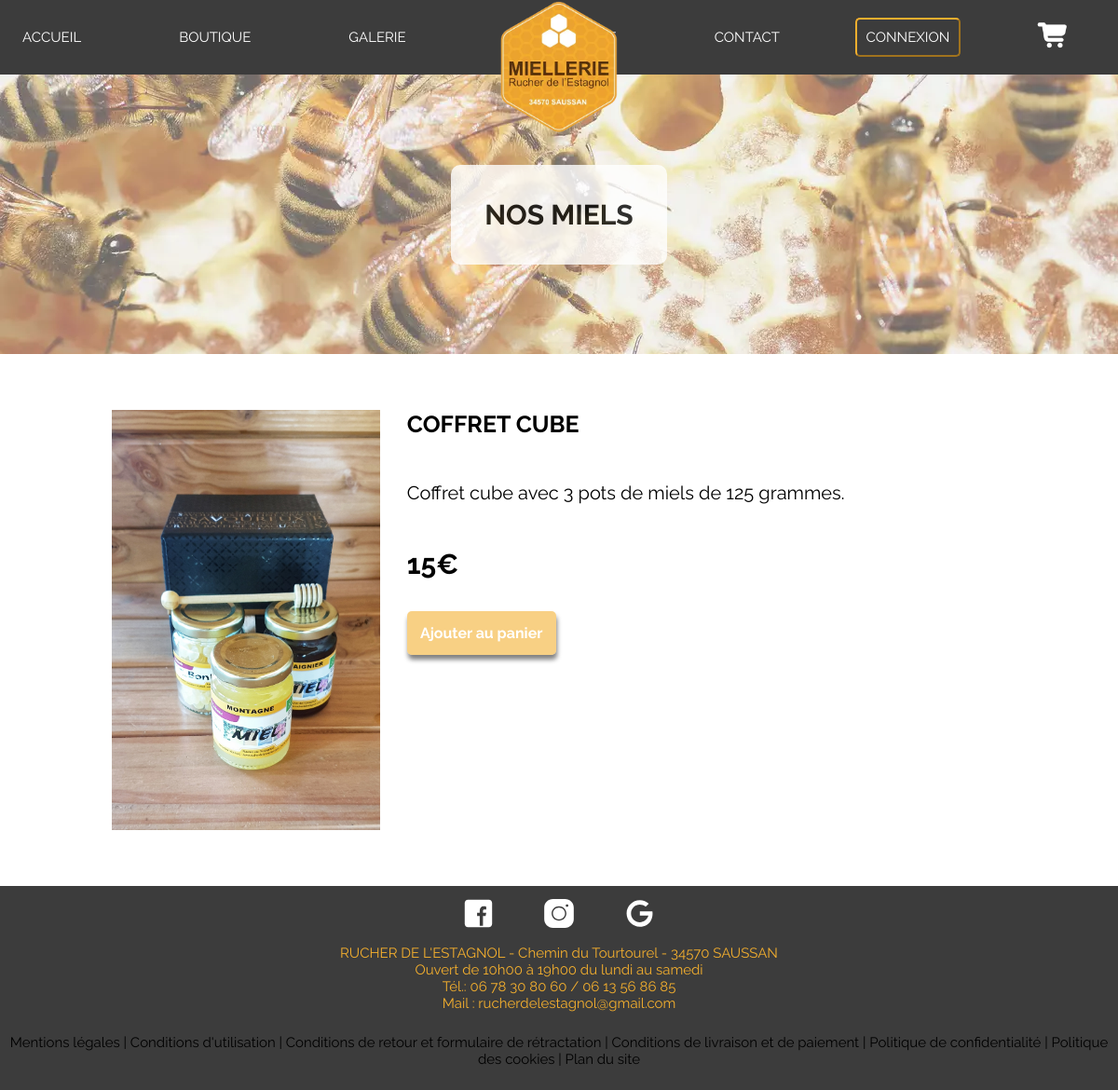
Screenshot of /pages/pageProduit.php?selectionner=5 with the database file from the repository.
### tables this page shows
CREATE TABLE IF NOT EXISTS `produits` (
  `id_produit` int(11) NOT NULL AUTO_INCREMENT,
  `nom_produit` varchar(50) NOT NULL,
  `description_produit` text NOT NULL,
  `prix_produit` float NOT NULL,
  `stock_produit` int(11) DEFAULT NULL,
  `image_produit` varchar(200) NOT NULL,
  `id_categorie` int(11) NOT NULL,
  PRIMARY KEY (`id_produit`),
  KEY `fk_appartenir_categories` (`id_categorie`)
);

### pages/pageProduit.php (the view, shortened to what this page needs)
<!DOCTYPE html>
<html lang="fr">
<head>
  <link rel="stylesheet" href="../style.css" />
</head>
<body>
  <header>
    <?php
    require('../elements/navBarre.php')
    ?>
    <section class="slide">
      <div class="titres">
        <div class="nosMiels">Nos miels</div>
      </div>
    </section>
  </header>
  <section>
<?php
if(!empty($_GET['selectionner'])){
  $idProduit = $_GET['selectionner'];
  $afficherProduit = $bdd->query('SELECT * FROM produits WHERE id_produit = '.$idProduit)->fetch();
    echo '<article class="produitContenu">
    <img src="../images/imagesProduits/' .$afficherProduit['image_produit'] .'" class="imgProduit alt=""">
    <div class="produitDroite">
    <p class="produitNom">' . $afficherProduit['nom_produit'] . '</p>
    <p class="produitDescription">' . $afficherProduit['description_produit'] . '</p>
    <p class="produitPrix">' . $afficherProduit['prix_produit'] . '€</p>
    <a class="ajouterProduit">Ajouter au panier</a>
    </div>
    </article>';
}
?>
  </section>
  <?php
  require('../elements/footer.php');
  ?>
</body>
</html>

### style.css (style rules this page uses)
* { margin: 0px; --navColor:rgb(60,60,60); --white:rgb(255,255,255); --jaunepale: rgb(253,247,233); --jaune:rgb(244,175,46); --jauneClair:rgba(244, 175, 46, 0.59); font-family: 'Raleway', sans-serif; }
body { position: relative; }
.slide { background-image: url("images/header.webp"); height: 300px; display: flex; justify-content: center; }
.titres { align-self: center; background-color:white; opacity: 0.8; z-index: 2; border-radius: 10px; }
.titres { text-transform: uppercase; font-weight: bold; font-size: 30px ; padding: 3%; text-align: center; }
.produitContenu { margin : 5% 10%; display: flex; }
.imgProduit { width: 30%; object-fit: cover; margin-right: 3%; }
.produitNom { font-size: 25px; text-transform: uppercase; font-weight: bold; margin-bottom: 10%; }
.produitDescription { font-size: 20px; margin-bottom: 10%; }
.produitPrix { font-size: 30px; font-weight: bold; margin-bottom: 10%; }
.ajouterProduit { background-color: var(--jauneClair); box-shadow: 1px 5px 5px gray; margin-bottom: 10%; padding: 3%; color: var(--white); font-weight: bold; border-radius: 5px; }

### rows the page displays
produits: image_produit (picture), nom_produit "COFFRET CUBE", description_produit "Coffret cube avec 3 pots de miels de 125 grammes.", prix_produit "15"
